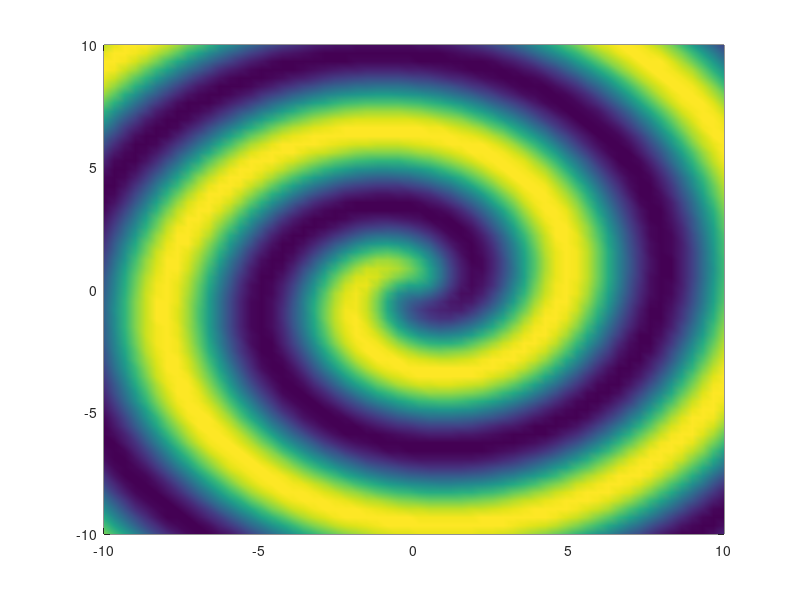

The MATLAB script that drew this image:
% Math 3341, Spring 2018
% Lab 10

% Demonstrates how to create a simple movie.
clear; close all;

L = 10;
x = linspace(-L,L,60);
y = x;
[X,Y] = meshgrid(x,y);

for j = 1:30
    u = tanh(sqrt(X.^2+Y.^2)).*cos((angle(X+i*Y)-(sqrt(X.^2+Y.^2)))+j);
    pcolor(X,Y,u)
    shading interp
    drawnow
    M(j) = getframe;
end

movie(M,4)